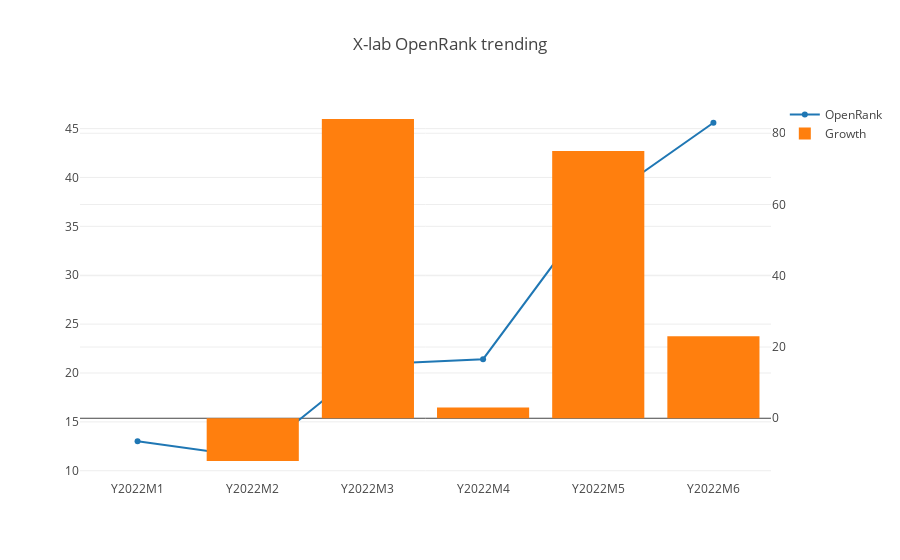

Notebook code cell kept with this figure:
### Markdown cell above
## Overview

This part is the history OpenRank trending of all projects in X-lab community.

### Code cell
openDigger.index.openrank.getRepoOpenrank({
    labelUnion: [':communities/xlab'],
    startYear, startMonth,
    endYear, endMonth,
    groupTimeRange: 'month', limit: -1,
}).then(data => {
    var x = [], v = [], g = []; g.push(0);
    forEveryMonth((y, m, index) => {
        var key = `Y${y}M${m}`;
        x.push(key); v.push(0);
        data.forEach(row => { v[index] += (row.open_rank[index] ? row.open_rank[index] : 0); row[key] = row.open_rank[index] ? row.open_rank[index] : 0; });
        if (index > 0) g.push(Math.ceil((v[index]-v[index-1])*100/v[index-1]));
    });
    data.forEach(row => { delete row.open_rank; delete row.org; });
    console.table(data);
    openDigger.render.plotly([
        { x, y: v, type: 'scatter', name: 'OpenRank' },
        { x, y: g, type: 'bar', yaxis: 'y2', name: 'Growth'}
    ], {
        title: 'X-lab OpenRank trending',
        yaxis2: { overlaying: 'y', side: 'right' }
    });
    fs.writeFileSync('all_data.json', JSON.stringify(data));
});

### Figure 1 — Plotly figure (JSON) as saved in the notebook; plotly's stock layout.template omitted (floating-point values rounded to 4 significant figures)
{"data": [{"name": "OpenRank", "type": "scatter", "x": ["Y2022M1", "Y2022M2", "Y2022M3", "Y2022M4", "Y2022M5", "Y2022M6"], "y": [13.01, 11.38, 20.86, 21.41, 37.31, 45.6]}, {"name": "Growth", "type": "bar", "x": ["Y2022M1", "Y2022M2", "Y2022M3", "Y2022M4", "Y2022M5", "Y2022M6"], "y": [0, -12, 84, 3, 75, 23], "yaxis": "y2"}], "layout": {"autosize": true, "title": {"text": "X-lab OpenRank trending"}, "xaxis": {"autorange": true, "range": [-0.5, 5.5], "type": "category"}, "yaxis": {"autorange": true, "range": [8.556, 48.42], "type": "linear"}, "yaxis2": {"autorange": true, "overlaying": "y", "range": [-17.33, 89.33], "side": "right", "type": "linear"}}}
